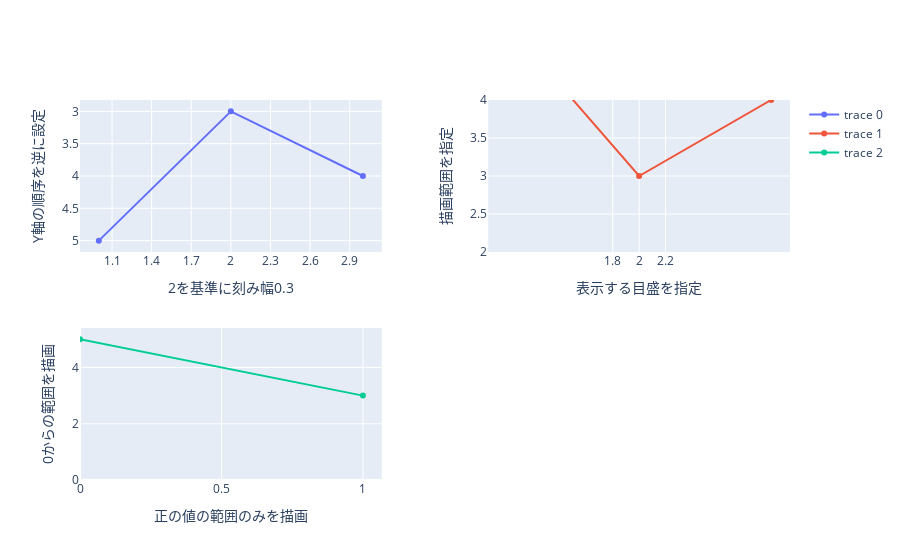

Write notebook code for a chart like this one.
### Markdown cell above
軸の描画範囲や目盛りの表示方法を変更する

- figure の layout.xaxes 属性または layout.xaxes 属性の属性を設定する
  - tick0: 目盛の基準となる位置を指定
  - dtick: tick0 で指定した位置からの刻み幅
  - autorange: True（描画範囲を自動調整）|False（描画範囲を自動で調整しない）|"reversed"（軸の順序を逆にする）
  - tickvals: 表示する目盛の値を指定
  - range: 描画範囲を指定
  - rangemode: "nonnegative"（正の値の範囲のみを描画）|"tozero（0 からの範囲を描画）

### Code cell
config_tick_fig = make_subplots(
    rows=2, cols=2, horizontal_spacing=0.15, vertical_spacing=0.2
)

config_tick_fig.add_trace(
    go.Scatter(x=[1, 2, 3], y=[5, 3, 4]),
    row=1, col=1
)
config_tick_fig.update_xaxes(
    title="2を基準に刻み幅0.3",
    tick0=2, dtick=0.3,
    row=1, col=1
)
config_tick_fig.update_yaxes(
    title="Y軸の順序を逆に設定",
    autorange="reversed",
    row=1, col=1
)

config_tick_fig.add_trace(
    go.Scatter(x=[1, 2, 3], y=[5, 3, 4]),
    row=1, col=2
)
config_tick_fig.update_xaxes(
    title="表示する目盛を指定",
    tickvals=[1.8, 2, 2.2],
    row=1, col=2
)
config_tick_fig.update_yaxes(
    title="描画範囲を指定",
    range=[2, 4],
    row=1, col=2
)

config_tick_fig.add_trace(
    go.Scatter(x=[-1, 0, 1], y=[4, 5, 3]),
    row=2, col=1
)
config_tick_fig.update_xaxes(
    title="正の値の範囲のみを描画",
    rangemode="nonnegative",
    row=2, col=1
)
config_tick_fig.update_yaxes(
    title="0からの範囲を描画",
    rangemode="tozero",
    row=2, col=1
)

config_tick_fig.show()

### Figure 1 — Plotly figure (JSON) as saved in the notebook; plotly's stock layout.template omitted (floating-point values rounded to 4 significant figures)
{"data": [{"type": "scatter", "x": [1, 2, 3], "xaxis": "x", "y": [5, 3, 4], "yaxis": "y"}, {"type": "scatter", "x": [1, 2, 3], "xaxis": "x2", "y": [5, 3, 4], "yaxis": "y2"}, {"type": "scatter", "x": [-1, 0, 1], "xaxis": "x3", "y": [4, 5, 3], "yaxis": "y3"}], "layout": {"xaxis": {"anchor": "y", "domain": [0, 0.425], "dtick": 0.3, "tick0": 2, "title": {"text": "2を基準に刻み幅0.3"}}, "xaxis2": {"anchor": "y2", "domain": [0.575, 1], "tickvals": [1.8, 2, 2.2], "title": {"text": "表示する目盛を指定"}}, "xaxis3": {"anchor": "y3", "domain": [0, 0.425], "rangemode": "nonnegative", "title": {"text": "正の値の範囲のみを描画"}}, "xaxis4": {"anchor": "y4", "domain": [0.575, 1]}, "yaxis": {"anchor": "x", "autorange": "reversed", "domain": [0.6, 1], "title": {"text": "Y軸の順序を逆に設定"}}, "yaxis2": {"anchor": "x2", "domain": [0.6, 1], "range": [2, 4], "title": {"text": "描画範囲を指定"}}, "yaxis3": {"anchor": "x3", "domain": [0, 0.4], "rangemode": "tozero", "title": {"text": "0からの範囲を描画"}}, "yaxis4": {"anchor": "x4", "domain": [0, 0.4]}}}
